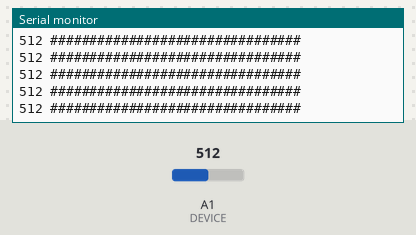
The sketch below on a simulated Arduino Uno, built with avr-gcc and run on an emulated ATmega328P. Parts: the last lines printed to the serial monitor. The inputs (shaded band) are chosen by the test bench; at power-on: A1 (DEVICE) = 512.

Above: at 1.2 s.
1.3 s: A1 (DEVICE) set to 11
At 2.4 s:
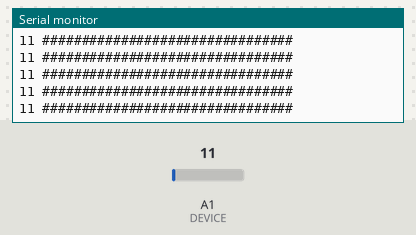
4.3 s: A1 (DEVICE) set to 8
At 5.1 s:
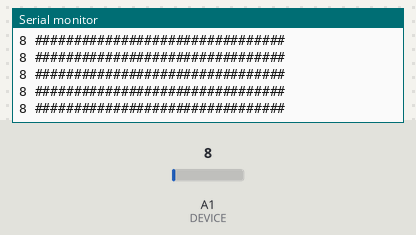
Timing chart, 0 to 7.3 s (numbered marks = the images above; inputs shaded):
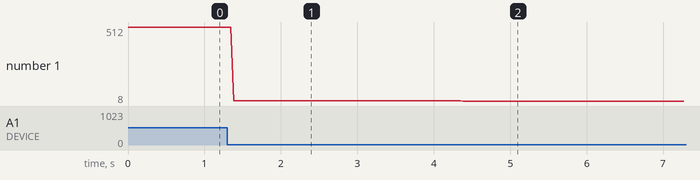

Measured:
- after the input at 1.3 s, the serial monitor: prints a new line after 0.08 s (image 1)
- after the input at 4.3 s, the serial monitor: prints a new line after 0.09 s (image 2)
- plotted number 1: 512 → 11 after the input at 1.3 s, 11 → 8 after the input at 4.3 s

The sketch:

InputDevice.ino
```cpp
#define DEVICE A1
int inputInductorDevice = 0;

void setup() {
    //start serial connection
    Serial.begin(9600);
    pinMode(DEVICE, INPUT);
}


void loop() {
    //read analog input (0 - 1023) from copper inductor
    inputInductorDevice = analogRead(DEVICE);


    //TODO: check highest peak signal

        Serial.print(inputInductorDevice);
        Serial.print(" ################################");
        Serial.println();
    }
```
